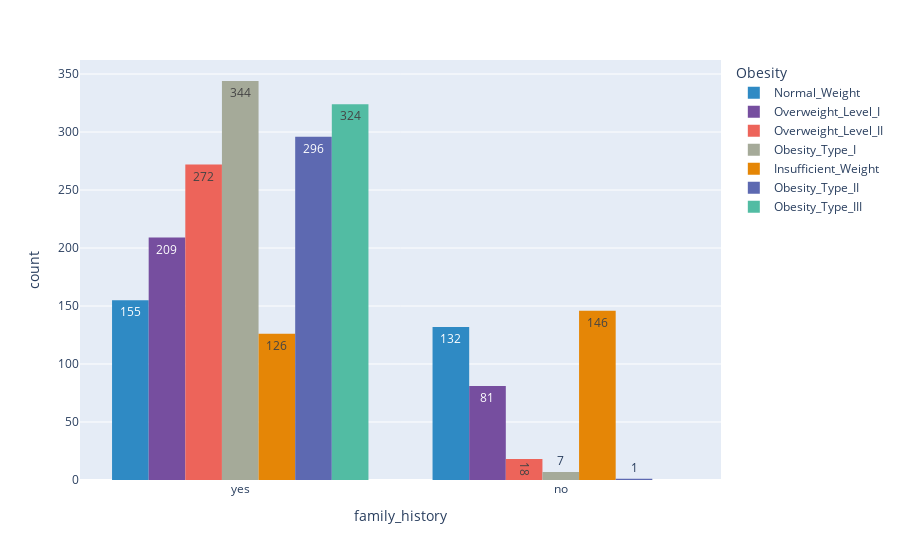

Notebook cell for this chart:
### Code cell
px.histogram(df, x = 'family_history', text_auto = True, color = 'Obesity', barmode = 'group',category_orders={"Obesity": ["Insufficient Weight", "Normal Weight", "Overweight Level I", "Overweight Level II", "Obesity Type I", "Obesity Type II", "Obesity Type III"]}, 
             color_discrete_sequence=px.colors.qualitative.Vivid)

### Figure 1 — Plotly figure (JSON) as saved in the notebook; plotly's stock layout.template omitted (floating-point values rounded to 4 significant figures; data arrays with more than 128 entries replaced by an {"elided": "..."} marker saying what was removed)
{"data": [{"alignmentgroup": "True", "bingroup": "x", "hovertemplate": "Obesity=Normal_Weight<br>family_history=%{x}<br>count=%{y}<extra></extra>", "legendgroup": "Normal_Weight", "marker": {"color": "rgb(47, 138, 196)", "pattern": {"shape": ""}}, "name": "Normal_Weight", "offsetgroup": "Normal_Weight", "orientation": "v", "showlegend": true, "texttemplate": "%{value}", "type": "histogram", "x": {"elided": "287 str values"}, "xaxis": "x", "yaxis": "y"}, {"alignmentgroup": "True", "bingroup": "x", "hovertemplate": "Obesity=Overweight_Level_I<br>family_history=%{x}<br>count=%{y}<extra></extra>", "legendgroup": "Overweight_Level_I", "marker": {"color": "rgb(118, 78, 159)", "pattern": {"shape": ""}}, "name": "Overweight_Level_I", "offsetgroup": "Overweight_Level_I", "orientation": "v", "showlegend": true, "texttemplate": "%{value}", "type": "histogram", "x": {"elided": "290 str values"}, "xaxis": "x", "yaxis": "y"}, {"alignmentgroup": "True", "bingroup": "x", "hovertemplate": "Obesity=Overweight_Level_II<br>family_history=%{x}<br>count=%{y}<extra></extra>", "legendgroup": "Overweight_Level_II", "marker": {"color": "rgb(237, 100, 90)", "pattern": {"shape": ""}}, "name": "Overweight_Level_II", "offsetgroup": "Overweight_Level_II", "orientation": "v", "showlegend": true, "texttemplate": "%{value}", "type": "histogram", "x": {"elided": "290 str values"}, "xaxis": "x", "yaxis": "y"}, {"alignmentgroup": "True", "bingroup": "x", "hovertemplate": "Obesity=Obesity_Type_I<br>family_history=%{x}<br>count=%{y}<extra></extra>", "legendgroup": "Obesity_Type_I", "marker": {"color": "rgb(165, 170, 153)", "pattern": {"shape": ""}}, "name": "Obesity_Type_I", "offsetgroup": "Obesity_Type_I", "orientation": "v", "showlegend": true, "texttemplate": "%{value}", "type": "histogram", "x": {"elided": "351 str values"}, "xaxis": "x", "yaxis": "y"}, {"alignmentgroup": "True", "bingroup": "x", "hovertemplate": "Obesity=Insufficient_Weight<br>family_history=%{x}<br>count=%{y}<extra></extra>", "legendgroup": "Insufficient_Weight", "marker": {"color": "rgb(229, 134, 6)", "pattern": {"shape": ""}}, "name": "Insufficient_Weight", "offsetgroup": "Insufficient_Weight", "orientation": "v", "showlegend": true, "texttemplate": "%{value}", "type": "histogram", "x": {"elided": "272 str values"}, "xaxis": "x", "yaxis": "y"}, {"alignmentgroup": "True", "bingroup": "x", "hovertemplate": "Obesity=Obesity_Type_II<br>family_history=%{x}<br>count=%{y}<extra></extra>", "legendgroup": "Obesity_Type_II", "marker": {"color": "rgb(93, 105, 177)", "pattern": {"shape": ""}}, "name": "Obesity_Type_II", "offsetgroup": "Obesity_Type_II", "orientation": "v", "showlegend": true, "texttemplate": "%{value}", "type": "histogram", "x": {"elided": "297 str values"}, "xaxis": "x", "yaxis": "y"}, {"alignmentgroup": "True", "bingroup": "x", "hovertemplate": "Obesity=Obesity_Type_III<br>family_history=%{x}<br>count=%{y}<extra></extra>", "legendgroup": "Obesity_Type_III", "marker": {"color": "rgb(82, 188, 163)", "pattern": {"shape": ""}}, "name": "Obesity_Type_III", "offsetgroup": "Obesity_Type_III", "orientation": "v", "showlegend": true, "texttemplate": "%{value}", "type": "histogram", "x": {"elided": "324 str values"}, "xaxis": "x", "yaxis": "y"}], "layout": {"barmode": "group", "legend": {"title": {"text": "Obesity"}, "tracegroupgap": 0}, "margin": {"t": 60}, "xaxis": {"anchor": "y", "domain": [0, 1], "title": {"text": "family_history"}}, "yaxis": {"anchor": "x", "domain": [0, 1], "title": {"text": "count"}}}}
